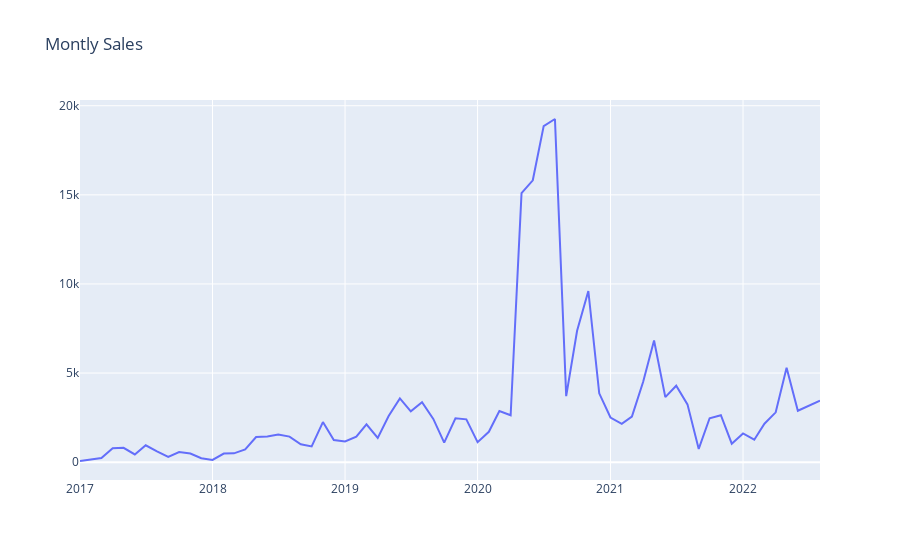

The notebook cell saved with this chart:
### Code cell
#plot monthly sales
plot_data = [
    go.Scatter(
        x=df_sales['data_semana_comercial'],
        y=df_sales['venda'],
    )
]

plot_layout = go.Layout(
        title='Montly Sales'
    )
fig = go.Figure(data=plot_data, layout=plot_layout)
pyoff.iplot(fig)
